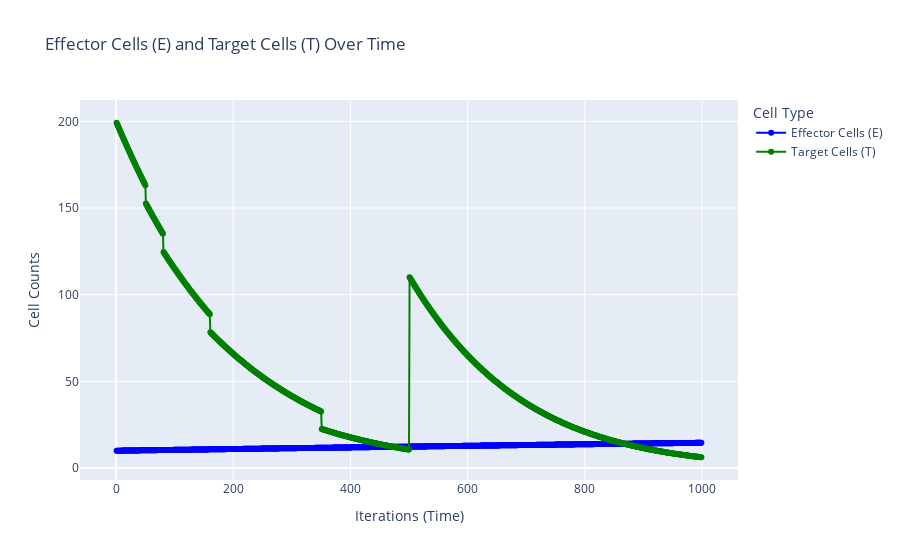

The notebook cell this image was saved under:
### Code cell
simple_model_with_dose_treatment_repeated_infection._observe_repated_infection(iterations = 1000, num_of_infections = 2, dose = 10**2)
simple_model_with_dose_treatment_repeated_infection._plot_scatter()

### Figure 1 — Plotly figure (JSON) as saved in the notebook; plotly's stock layout.template omitted (floating-point values rounded to 4 significant figures; data arrays with more than 128 entries replaced by an {"elided": "..."} marker saying what was removed)
{"data": [{"line": {"color": "blue"}, "mode": "lines+markers", "name": "Effector Cells (E)", "type": "scatter", "x": {"elided": "999 int values"}, "y": {"elided": "1000 float values"}}, {"line": {"color": "green"}, "mode": "lines+markers", "name": "Target Cells (T)", "type": "scatter", "x": {"elided": "999 int values"}, "y": {"elided": "1000 float values"}}], "layout": {"autosize": true, "legend": {"title": {"text": "Cell Type"}}, "title": {"text": "Effector Cells (E) and Target Cells (T) Over Time"}, "xaxis": {"autorange": true, "range": [-59.97, 1060.0], "title": {"text": "Iterations (Time)"}, "type": "linear"}, "yaxis": {"autorange": true, "range": [-9.692, 215.1], "title": {"text": "Cell Counts"}, "type": "linear"}}}
